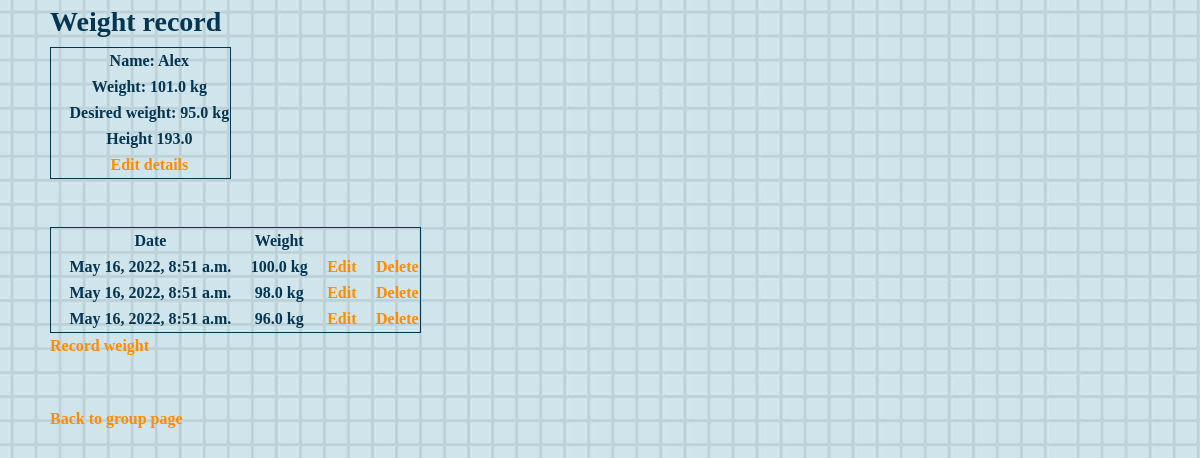
Before: /account/ (signed in) with the older database file.
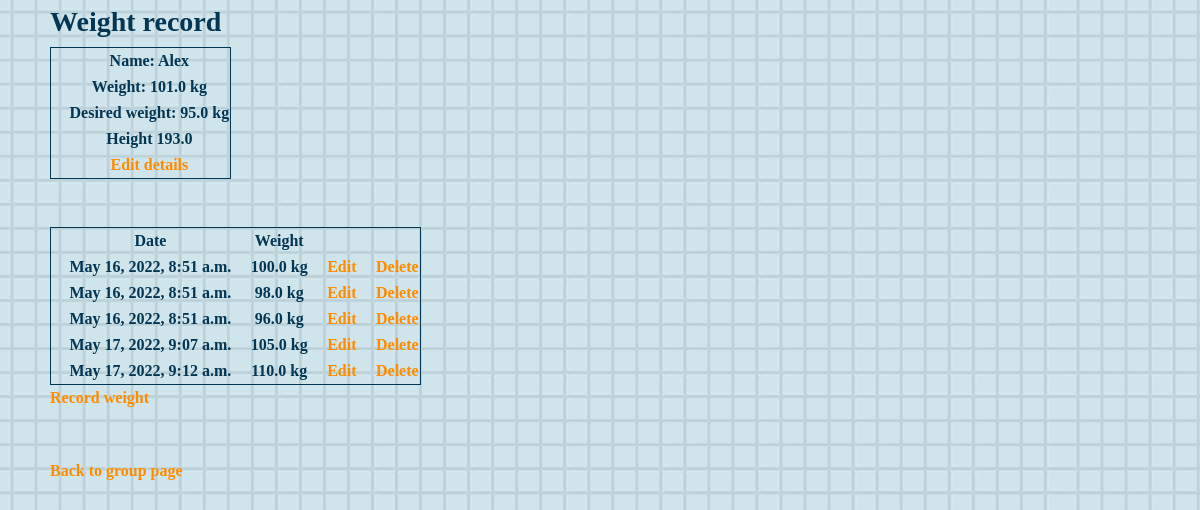
After: the same page with the newer database file.
### ffwc_app/models.py (models this page shows, shortened)
class User_Data(models.Model):
    user = models.ForeignKey(
                    User, on_delete=models.CASCADE, null=True, blank=True)
    name = models.CharField(max_length=20)
    weight = models.FloatField(validators=[MinValueValidator(0.0)], )
    goal_weight = models.FloatField(validators=[MinValueValidator(0.0)], )
    height = models.FloatField(validators=[MinValueValidator(0.0)], )
    created = models.DateTimeField(auto_now_add=True)
    class Meta:
        ordering = ['created']

class Weight_Update(models.Model):
    user = models.ForeignKey(User_Data, on_delete=models.CASCADE,
                                                        null=True, blank=True)
    weight_update = models.FloatField(
                                validators=[MinValueValidator(0.0)], default=0)
    created = models.DateTimeField(auto_now_add=True)
    class Meta:
        ordering = ['created']

### ffwc_app/views.py (the view)
# urls.py: path('account/', PersonalPage.as_view(), name='account'),
class PersonalPage(ListView, LoginRequiredMixin):
    model = User_Data
    context_object_name = 'user_data'
    template_name = 'ffwc_app/personal_page.html'
    def get_context_data(self, **kwargs):
        context = super().get_context_data(**kwargs)
        context['user_data'] = context['user_data'].filter(user=self.request.user)
        context['weight_update'] = Weight_Update.objects.all().filter(
                                                    user=self.request.user.id)
        return context

### ffwc_app/templates/ffwc_app/personal_page.html
{% extends 'ffwc_app/base.html' %}
{% block content %}
<h3>Weight record</h3>
    <table style="border: 1px solid;">
      {% for data in user_data %}
      <tr>
        <td>Name: {{ data.name }}</td>
      </tr>
      <tr>
        <td>Weight: {{ data.weight }} kg</td>
      </tr>
      <tr>
        <td>Desired weight: {{ data.goal_weight }} kg</td>
      </tr>
      <tr>
        <td>Height {{ data.height }}</td>
      </tr>
      <tr>
        <td><a href="{% url 'update-details' data.id %}">Edit details</a></td>
      </tr>
      {% empty %}
          <h2>Empty!</h2>
          <a href="{% url 'new-details' %}">Fill your personal details</a>
      {% endfor %}
    </table>
    <br>
    <br>
    <table style="border: 1px solid;">
      <tr>
        <th>Date</th>
        <th>Weight</th>
      </tr>
      {% for record in weight_update %}
      <tr>
        <td>{{ record.created }}</td>
        <td>{{ record.weight_update }} kg</td>
        <td><a href="{% url 'edit-update-weight' record.id %}">Edit</a></td>
        <td><a href="{% url 'delete-weight' record.id %}">Delete</a></td>
      </tr>
      {% empty %}
          <h2>Empty!</h2>
      {% endfor %}
    </table>
   <a href="{% url 'update-weight' %}">Record weight</a>
   <br>
   <br>
   <br>
   <a href="{% url 'group' %}">Back to group page</a>
{% endblock %}

Changed rows visible on the page:
added Weight_Update: created "May 17, 2022, 9:07 a.m.", weight_update "105.0"
added Weight_Update: created "May 17, 2022, 9:12 a.m.", weight_update "110.0"
